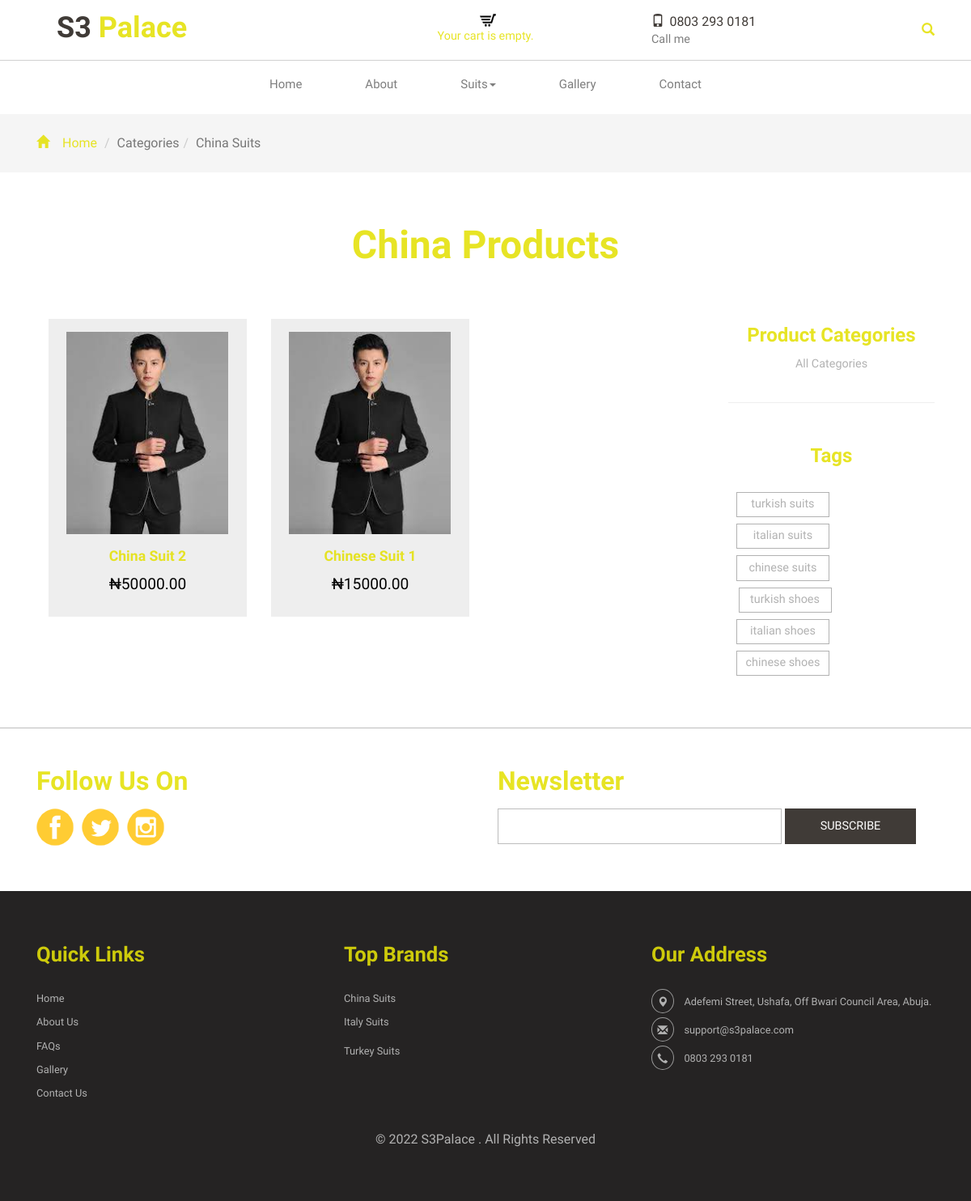
The page /suits/china/ on the database its author committed.
### shop/models.py (models this page shows, shortened)
class Category(models.Model):
    name = models.CharField(max_length=100, db_index=True)
    slug = models.SlugField(max_length=200, unique=True)
    class Meta:
        ordering = ('name',)
        verbose_name = 'category'
        verbose_name_plural = 'categories'
    def get_absolute_url(self):
        return reverse('shop:product_list_by_category',args=[self.slug])

class Suits(models.Model):
    sizes = (
        (40,40),
        (42,42),
        (44,44),
        (46,46),
        (48,48),
        (50,50),
        (52,52),
        (54,54),
        (56,56),
        (58,58),
        (60,60),
        (64,64),
        (66,66),
        (68,68),
        (70,70)
    )
    brands = (
        ('Italian Suits', 'Italian Suits'),
        ('Turkish Suits', 'Turkish Suits'),
        ('Chinese Suits', 'Chinese Suits'),
        ('Italian Shoes', 'Italian Shoes'),
        ('Turkish Shoes', 'Turkish Shoes'),
        ('Chinese Shoes', 'Chinese Shoes')
    )
    name = models.CharField(max_length=200, db_index=True)
    slug = models.SlugField(max_length=200, db_index=True)
    category = models.ForeignKey(Category, related_name='suits_products', on_delete=models.CASCADE)
    sizes = models.CharField(max_length=20, blank=True, default='44-60')
    brands = models.CharField(max_length=100, choices=brands, null=True, db_index=True)
    image = models.ImageField(upload_to='products/%Y/%m/%d',blank=True)
    description = models.TextField(blank=True)
    price = models.DecimalField(max_digits=10, decimal_places=2)
    available = models.BooleanField(default=True)
    created = models.DateTimeField(auto_now_add=True)
    updated = models.DateTimeField(auto_now=True)
    def get_absolute_url(self):
        return reverse('shop:suit_detail', args=[self.id, self.slug])
    class Meta:
        ordering = ('name',)
        index_together = (('id', 'slug'),)
    def __str__(self):
        return self.name

### shop/views.py (the view)
# urls.py: path('suits/<slug:category_slug>/', views.category_list,name='product_list_by_category'),
def category_list(request, category_slug=None):
    category = None
    categories = Category.objects.all()
    suits = Suits.objects.filter(available=True)
    cart = Cart(request)
    if category_slug:
        category = get_object_or_404(Category, slug=category_slug)
        suits = suits.filter(category=category)
    for a in suits:
        print('This is suit:',a, a.get_absolute_url)
    context = {
		'category': category,
        'suits':suits,
        'cart':cart,
        'categories': categories
        }
    return render(request,'shop/product/suit_category_list.html', context)

### cart/cart.py (called while the page is built)
  def __len__(self):
    return sum(item['quantity'] for item in self.cart.values())

### shop/templates/shop/product/suit_category_list.html (shortened to what this page needs)
{% extends 'shop/base.html' %}
{% load static %}
{% block content %}
<div class="breadcrumbs">
	<div class="container">
		<ol class="breadcrumb breadcrumb1 animated wow slideInLeft animated" data-wow-delay=".5s" style="visibility: visible; animation-delay: 0.5s; animation-name: slideInLeft;">
			<li><a href="{% url 'shop:home' %}"><span class="glyphicon glyphicon-home" aria-hidden="true"></span>Home</a></li>
			<li class="active">Categories</li><li class="active">{{category.name}} Suits</li>
		</ol>
	</div>
</div>
<div class="products">
	<div class="container">
		<h2>
			{% if category %}{{ category.name }} Products {% else %}Products{% endif %}
		</h2>
        <div class="col-md-9" style="border: 0px solid red;">
            <div class="content-top1">
                {% for c in suits %}
				<div class="col-md-4 col-md4">
					<div class="col-md1 simpleCart_shelfItem">
						<a href="{{ c.get_absolute_url }}">
							<img style="height:250px; width:200px;" class="img-responsive" src="{{ c.image.url }}" alt="Product Picture" />
						</a>
						<h3><a href="{{ c.get_absolute_url }}">{{ c.name }}</a></h3>
						<div class="price">
								<h5 class="item_price">&#x20A6;{{ c.price }}</h5>
						</div>
					</div>
				</div>
                {% endfor %}
            </div>
        </div> <br>
        <div class="col-md-3 col-sm-12 mt-10 animated wow fadeInLeft" data-wow-delay=".5s" style="text-align:center;">
				<div class=" rsidebar span_1_of_left">
						<h3 class="cate">Product Categories</h3>
						<ul class="menu-drop">
							<li class="item1"> {% if not category %} {% endif %}
								<a href="{% url "shop:home" %}">All Categories</a>
							</li>
						</ul>
				</div>
                <hr>
							<div class="tag">
								<h3 class="cate">Tags</h3>
								<div class="tags text-right col-md-6 col-sm-12">
									<ul>
										<li class='' style="width:115px; float:right;"><a href="#">turkish suits</a></li>
										<li style="width:115px; float:right;"><a href="#">italian suits</a></li>
										<li style="width:115px; float:right;"><a href="#">chinese suits</a></li>
										<li style="width:115px; float:right;"><a href="#">turkish shoes</a></li>
										<li style="width:115px; float:right;"><a href="#">italian shoes</a></li>
										<li style="width:115px; float:right;"><a href="#">chinese shoes</a></li>
										<div class="clearfix"> </div>
									</ul>
								</div>
							</div>
        </div>
    </div>
</div>
{% endblock content  %}

### shop/templates/shop/product/footer.html (shortened to what this page needs)
<div class="footer">
	<div class="container">
		<div class="footer-top">
			<div class="col-md-6 top-footer animated wow fadeInLeft" data-wow-delay=".5s">
				<h3>Follow Us On</h3>
				<div class="social-icons">
					<ul class="social">
						<li><a href="https://web.facebook.com/SMILESSUITSANDSHOESPALACE/"><i class="twitter"></i></a> </li>
						<li><a href="https://web.facebook.com/SMILESSUITSANDSHOESPALACE/"><i class="facebook"></i></a></li>
						<li><a href="https://www.instagram.com/smilessuitsandshoespalace/"><i class="linked"></i> </a></li>
					</ul>
				 </div>
			</div>
			<div class="col-md-6 top-footer1 animated wow fadeInRight" data-wow-delay=".5s">
				<h3>Newsletter</h3>
					<form action="#" method="post">
						<input type="text" name="email" value="" onfocus="this.value='';" onblur="if (this.value == '') {this.value ='';}">
						<input type="submit" value="SUBSCRIBE">
					</form>
			</div>
			<div class="clearfix"> </div>
		</div>
	</div>
	<div class="footer-bottom">
		<div class="container">
				<div class="col-md-4 footer-bottom-cate animated wow fadeInLeft" data-wow-delay=".5s">
					<h6>Quick Links</h6>
					<ul>
						<li><a href="{% url 'shop:home' %}">Home</a></li>
						<li><a href="{% url 'shop:about' %}">About Us</a></li>
						<li><a href="{% url 'shop:about' %}#faq">FAQs</a></li>
						<li><a href="{% url 'shop:gallery' %}">Gallery</a></li>
						<li><a href="{% url 'shop:contact' %}">Contact Us</a></li>
					</ul>
				</div>
				<div class="col-md-4 footer-bottom-cate animated wow fadeInRight" data-wow-delay=".5s">
					<h6>Top Brands</h6>
					<ul>
						{% for c in categories %}
						<li {% if category.slug == c.slug %} {% endif %}>
							{% if c.name == 'China' %}
								<a href="{{ c.get_absolute_url }}">{{ c.name }} Suits</a>
							{% elif c.name == 'Italy' %}
								<a href="{{ c.get_absolute_url }}">{{ c.name }} Suits</a>
							{% elif c.name == 'Turkey' %}
								<a href="{{ c.get_absolute_url }}">{{ c.name }} Suits</a>
							{% elif c.name == 'Nigerian' %}
								<a href="{{ c.get_absolute_url }}">{{ c.name }} Suits</a>
							{% endif %}
						</li>
						{% endfor %}
					</ul>
				</div>
				<div class="col-md-4 footer-bottom-cate cate-bottom animated wow fadeInRight" data-wow-delay=".5s">
					<h6>Our Address</h6>
					<ul>
						<li><i class="glyphicon glyphicon-map-marker" aria-hidden="true"></i>Adefemi Street, Ushafa, Off Bwari Council Area, <span>Abuja.</span></li>
						<li><i class="glyphicon glyphicon-envelope" aria-hidden="true"></i><a href="mailto:support@s3palace.com"></a>support@s3palace.com</li>
						<li><i class="glyphicon glyphicon-earphone" aria-hidden="true"></i>0803 293 0181</li>
					</ul>
				</div>
				<div class="clearfix"> </div>
				<p class="footer-class animated wow fadeInUp animated" data-wow-delay=".5s"
                style="visibility: visible; animation-delay: 0.5s; animation-name: fadeInUp;"> © 2022 S3Palace . All Rights Reserved </p>
		</div>
	</div>
</div>

### shop/static/css/style.css (style rules this page uses)
html,body { background:#fff; font-size: 100%; font-family: 'Roboto-Regular'; }
body a { transition:0.5s all; -webkit-transition:0.5s all; -moz-transition:0.5s all; -o-transition:0.5s all; -ms-transition:0.5s all; }
ul { padding: 0; margin: 0; }
h1,h2,h3,h4,h5,h6,label,p { margin:0; }
.glyphicon { line-height: normal; }
.col-md1 img { margin: 0 auto; }
.col-md1 h3 { font-size: 1.1em; line-height: 1.1em; text-align: center; margin: 1em 0 0.7em; color: #000; }
.col-md1 h3 a { color: #e4e008e1; text-decoration: none; font-family: 'Poiret One', cursive; font-weight: 700; }
.price h5 { color: #000; font-size: 1.2em; margin: 14px 0; }
.price { text-align: center; }
.content-top1 { padding: 1em 0; }
.col-md1 { padding: 1em; background-color: #eee; }
.top-footer1 h3 { font-size: 2em; color: #e4e008e1; margin: 0 0 0.5em; font-family: 'Poiret One', cursive; font-weight:700; }
.top-footer h3 { font-size: 2em; color: #e4e008e1; margin: 0 0 0.5em; font-family: 'Poiret One', cursive; font-weight:700; }
.top-footer1 input[type="text"] { width: 65%; padding: 0.6em; outline: none; color: #BDBDBD; font-size: 1em; background: none; border: 1px solid #BDBDBD; }
.top-footer1 input[type="submit"] { font-size: 0.9em; color: #fff; background-color:#403b37; border: none; padding: 0.8em 0em; width: 30%; vertical-align: top; outline: none; }
.footer { border-top: 1px solid #BDBDBD; }
.footer-top { padding: 3em 0 ; }
.footer-bottom-cate h6 { font-size: 1.6em; color: #e4e008e1; margin: 0 0 1em; font-family: 'Poiret One', cursive; font-weight:700; }
.footer-bottom-cate ul { padding: 0; margin: 0; }
.footer-bottom-cate ul li { list-style: none; padding: 0.2em 0; }
.footer-bottom-cate ul li a { text-decoration:none; font-size: 0.8em; color: #B2B2B2; }
.cate-bottom ul li { font-size:0.8em; color: #B2B2B2; }
p.footer-class { font-size: 1em; color: #B2B2B2; margin: 2em 0 0; text-align:center; }
.footer-bottom { padding: 4em 0; background:#252323; }
.footer-bottom-cate.cate-bottom ul li i { border: 1px solid #999; padding: .5em; border-radius: 100%; -webkit-border-radius: 100%; -moz-border-radius: 100%; -o-border-radius: 100%; -ms-border-radius: 100%; margin-right: 1em; }
.breadcrumb1 li span { left: 0em; padding-right: 1em; color: #e4e008e1; }
.breadcrumbs { padding: 1.5em 0 !important; background: #f5f5f5 !important; }
.breadcrumb { padding: 0px 15px; margin-bottom: 0 !important; }
.breadcrumb1 li a { color: #e4e008e1; text-decoration: none; }
.breadcrumb > .active { color: #777; }
.breadcrumb1 li { font-size: 1em; color: #999; }
ul.social li i { display: inline-block; background: url(../images/img-sprite-1.png) no-repeat -8px -64px; width: 47px; height: 47px; margin: 0 5px 0 0; }
ul.social li i.facebook { background-position: -64px -64px; }
ul.social li i.linked { background-position: -121px -64px; }
ul.social li { display: inline-block; }
ul.social { padding:0; }
.products h2 { color:#e4e008e1; font-size: 3em; text-align: center; margin: 0 0 1em; font-family: 'Poiret One', cursive; font-weight:700; }
.products { padding: 4em 0; }
h3.cate { color: #e4e008e1; font-size: 1.5em; font-family: 'Poiret One', cursive; font-weight: 700; }
.rsidebar.span_1_of_left { margin-bottom: 2em; }
.menu-drop { width: auto; height: auto; padding: 0; list-style: none; margin: 0.5em 0; }
.menu-drop > li > a { width: 100%; margin: 0.3em 0; display:inline-block; position: relative; color: #B2B2B2; font-size: 0.9em; text-decoration:none; }
.tag { padding: 2em 0; }
.tags { padding: 1.5em 0 0; }
.tags ul li { display: inline-block; float:left; width: 22.8%; margin: 0.5em 2% 0 0; text-align: center; }
.tags li a { font-size: 0.9em; display:block; padding: 0.3em 0.4em; text-decoration: none; color: #B2B2B2; border: 1px solid #B2B2B2; }
.tags ul li:nth-child(4),.tags ul li:nth-child(8),.tags ul li:nth-child(12) { margin:0.5em 0 0; }

### rows shown on the page
Category: name "China"
Suits: image (picture), name "China Suit 2", price "50000.00"
Suits: image (picture), name "Chinese Suit 1", price "15000.00"
Category: name "Italy"
Category: name "Turkey"
